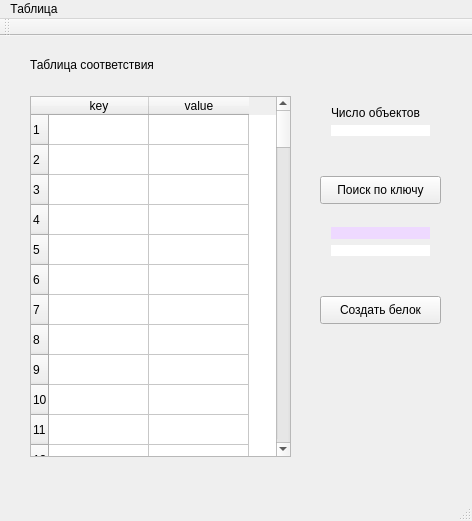
<?xml version="1.0" encoding="UTF-8"?>
<ui version="4.0">
 <class>MainWindow</class>
 <widget class="QMainWindow" name="MainWindow">
  <property name="geometry">
   <rect>
    <x>0</x>
    <y>0</y>
    <width>472</width>
    <height>521</height>
   </rect>
  </property>
  <property name="windowTitle">
   <string>MainWindow</string>
  </property>
  <widget class="QWidget" name="centralWidget">
   <widget class="QTableWidget" name="tableWidget">
    <property name="geometry">
     <rect>
      <x>30</x>
      <y>60</y>
      <width>261</width>
      <height>361</height>
     </rect>
    </property>
    <row>
     <property name="text">
      <string>1</string>
     </property>
    </row>
    <row>
     <property name="text">
      <string>2</string>
     </property>
    </row>
    <row>
     <property name="text">
      <string>3</string>
     </property>
    </row>
    <row>
     <property name="text">
      <string>4</string>
     </property>
    </row>
    <row>
     <property name="text">
      <string>5</string>
     </property>
    </row>
    <row>
     <property name="text">
      <string>6</string>
     </property>
    </row>
    <row>
     <property name="text">
      <string>7</string>
     </property>
    </row>
    <row>
     <property name="text">
      <string>8</string>
     </property>
    </row>
    <row>
     <property name="text">
      <string>9</string>
     </property>
    </row>
    <row>
     <property name="text">
      <string>10</string>
     </property>
    </row>
    <row>
     <property name="text">
      <string>11</string>
     </property>
    </row>
    <row>
     <property name="text">
      <string>12</string>
     </property>
    </row>
    <row>
     <property name="text">
      <string>13</string>
     </property>
    </row>
    <row>
     <property name="text">
      <string>14</string>
     </property>
    </row>
    <row>
     <property name="text">
      <string>15</string>
     </property>
    </row>
    <row>
     <property name="text">
      <string>16</string>
     </property>
    </row>
    <row>
     <property name="text">
      <string>17</string>
     </property>
    </row>
    <row>
     <property name="text">
      <string>18</string>
     </property>
    </row>
    <row>
     <property name="text">
      <string>19</string>
     </property>
    </row>
    <row>
     <property name="text">
      <string>20</string>
     </property>
    </row>
    <row>
     <property name="text">
      <string>21</string>
     </property>
    </row>
    <row>
     <property name="text">
      <string>22</string>
     </property>
    </row>
    <row>
     <property name="text">
      <string>23</string>
     </property>
    </row>
    <row>
     <property name="text">
      <string>24</string>
     </property>
    </row>
    <row>
     <property name="text">
      <string>25</string>
     </property>
    </row>
    <row>
     <property name="text">
      <string>26</string>
     </property>
    </row>
    <row>
     <property name="text">
      <string>27</string>
     </property>
    </row>
    <row>
     <property name="text">
      <string>28</string>
     </property>
    </row>
    <row>
     <property name="text">
      <string>29</string>
     </property>
    </row>
    <row>
     <property name="text">
      <string>30</string>
     </property>
    </row>
    <row>
     <property name="text">
      <string>31</string>
     </property>
    </row>
    <row>
     <property name="text">
      <string>32</string>
     </property>
    </row>
    <row>
     <property name="text">
      <string>33</string>
     </property>
    </row>
    <row>
     <property name="text">
      <string>34</string>
     </property>
    </row>
    <row>
     <property name="text">
      <string>35</string>
     </property>
    </row>
    <row>
     <property name="text">
      <string>36</string>
     </property>
    </row>
    <row>
     <property name="text">
      <string>37</string>
     </property>
    </row>
    <row>
     <property name="text">
      <string>38</string>
     </property>
    </row>
    <row>
     <property name="text">
      <string>39</string>
     </property>
    </row>
    <row>
     <property name="text">
      <string>40</string>
     </property>
    </row>
    <row>
     <property name="text">
      <string>41</string>
     </property>
    </row>
    <row>
     <property name="text">
      <string>42</string>
     </property>
    </row>
    <row>
     <property name="text">
      <string>43</string>
     </property>
    </row>
    <row>
     <property name="text">
      <string>44</string>
     </property>
    </row>
    <row>
     <property name="text">
      <string>45</string>
     </property>
    </row>
    <row>
     <property name="text">
      <string>46</string>
     </property>
    </row>
    <row>
     <property name="text">
      <string>47</string>
     </property>
    </row>
    <row>
     <property name="text">
      <string>48</string>
     </property>
    </row>
    <row>
     <property name="text">
      <string>49</string>
     </property>
    </row>
    <row>
     <property name="text">
      <string>50</string>
     </property>
    </row>
    <row>
     <property name="text">
      <string>51</string>
     </property>
    </row>
    <row>
     <property name="text">
      <string>52</string>
     </property>
    </row>
    <row>
     <property name="text">
      <string>53</string>
     </property>
    </row>
    <row>
     <property name="text">
      <string>54</string>
     </property>
    </row>
    <row>
     <property name="text">
      <string>55</string>
     </property>
    </row>
    <row>
     <property name="text">
      <string>56</string>
     </property>
    </row>
    <row>
     <property name="text">
      <string>57</string>
     </property>
    </row>
    <row>
     <property name="text">
      <string>58</string>
     </property>
    </row>
    <row>
     <property name="text">
      <string>59</string>
     </property>
    </row>
    <row>
     <property name="text">
      <string>60</string>
     </property>
    </row>
    <row>
     <property name="text">
      <string>61</string>
     </property>
    </row>
    <row>
     <property name="text">
      <string>62</string>
     </property>
    </row>
    <row>
     <property name="text">
      <string>63</string>
     </property>
    </row>
    <row>
     <property name="text">
      <string>64</string>
     </property>
    </row>
    <row>
     <property name="text">
      <string>65</string>
     </property>
    </row>
    <row>
     <property name="text">
      <string>66</string>
     </property>
    </row>
    <row>
     <property name="text">
      <string>67</string>
     </property>
    </row>
    <row>
     <property name="text">
      <string>68</string>
     </property>
    </row>
    <row>
     <property name="text">
      <string>69</string>
     </property>
    </row>
    <row>
     <property name="text">
      <string>70</string>
     </property>
    </row>
    <row>
     <property name="text">
      <string>71</string>
     </property>
    </row>
    <row>
     <property name="text">
      <string>72</string>
     </property>
    </row>
    <row>
     <property name="text">
      <string>73</string>
     </property>
    </row>
    <row>
     <property name="text">
      <string>74</string>
     </property>
    </row>
    <row>
     <property name="text">
      <string>75</string>
     </property>
    </row>
    <row>
     <property name="text">
      <string>76</string>
     </property>
    </row>
    <row>
     <property name="text">
      <string>77</string>
     </property>
    </row>
    <row>
     <property name="text">
      <string>78</string>
     </property>
    </row>
    <row>
     <property name="text">
      <string>79</string>
     </property>
    </row>
    <row>
     <property name="text">
      <string>80</string>
     </property>
    </row>
    <row>
     <property name="text">
      <string>81</string>
     </property>
    </row>
    <row>
     <property name="text">
      <string>82</string>
     </property>
    </row>
    <row>
     <property name="text">
      <string>83</string>
     </property>
    </row>
    <row>
     <property name="text">
      <string>84</string>
     </property>
    </row>
    <row>
     <property name="text">
      <string>85</string>
     </property>
    </row>
    <row>
     <property name="text">
      <string>86</string>
     </property>
    </row>
    <row>
     <property name="text">
      <string>87</string>
     </property>
    </row>
    <row>
     <property name="text">
      <string>88</string>
     </property>
    </row>
    <row>
     <property name="text">
      <string>89</string>
     </property>
    </row>
    <row>
     <property name="text">
      <string>90</string>
     </property>
    </row>
    <row>
     <property name="text">
      <string>91</string>
     </property>
    </row>
    <row>
     <property name="text">
      <string>92</string>
     </property>
    </row>
    <row>
     <property name="text">
      <string>93</string>
     </property>
    </row>
    <row>
     <property name="text">
      <string>94</string>
     </property>
    </row>
    <row>
     <property name="text">
      <string>95</string>
     </property>
    </row>
    <row>
     <property name="text">
      <string>96</string>
     </property>
    </row>
    <row>
     <property name="text">
      <string>97</string>
     </property>
    </row>
    <row>
     <property name="text">
      <string>98</string>
     </property>
    </row>
    <row>
     <property name="text">
      <string>99</string>
     </property>
    </row>
    <column>
     <property name="text">
      <string>key</string>
     </property>
    </column>
    <column>
     <property name="text">
      <string>value</string>
     </property>
    </column>
   </widget>
   <widget class="QPushButton" name="create_prot">
    <property name="geometry">
     <rect>
      <x>320</x>
      <y>260</y>
      <width>121</width>
      <height>28</height>
     </rect>
    </property>
    <property name="text">
     <string>Создать белок</string>
    </property>
   </widget>
   <widget class="QPushButton" name="search">
    <property name="geometry">
     <rect>
      <x>320</x>
      <y>140</y>
      <width>121</width>
      <height>28</height>
     </rect>
    </property>
    <property name="text">
     <string>Поиск по ключу</string>
    </property>
   </widget>
   <widget class="QLabel" name="label_4">
    <property name="geometry">
     <rect>
      <x>1460</x>
      <y>640</y>
      <width>53</width>
      <height>16</height>
     </rect>
    </property>
    <property name="text">
     <string>TextLabel</string>
    </property>
   </widget>
   <widget class="QWidget" name="layoutWidget">
    <property name="geometry">
     <rect>
      <x>320</x>
      <y>60</y>
      <width>121</width>
      <height>51</height>
     </rect>
    </property>
    <layout class="QVBoxLayout" name="verticalLayout">
     <item>
      <widget class="QLabel" name="label_3">
       <property name="text">
        <string>Число объектов</string>
       </property>
      </widget>
     </item>
     <item>
      <widget class="QLabel" name="number_of_objects">
       <property name="styleSheet">
        <string notr="true">background-color: rgb(255, 255, 255);</string>
       </property>
       <property name="text">
        <string/>
       </property>
      </widget>
     </item>
    </layout>
   </widget>
   <widget class="QWidget" name="layoutWidget">
    <property name="geometry">
     <rect>
      <x>320</x>
      <y>180</y>
      <width>121</width>
      <height>51</height>
     </rect>
    </property>
    <layout class="QVBoxLayout" name="verticalLayout_2">
     <item>
      <widget class="QLabel" name="key">
       <property name="styleSheet">
        <string notr="true">background-color: rgb(238, 217, 255);</string>
       </property>
       <property name="text">
        <string/>
       </property>
      </widget>
     </item>
     <item>
      <widget class="QLabel" name="acid">
       <property name="styleSheet">
        <string notr="true">background-color: rgb(255, 255, 255);</string>
       </property>
       <property name="text">
        <string/>
       </property>
      </widget>
     </item>
    </layout>
   </widget>
   <widget class="QLabel" name="label">
    <property name="geometry">
     <rect>
      <x>30</x>
      <y>20</y>
      <width>221</width>
      <height>17</height>
     </rect>
    </property>
    <property name="styleSheet">
     <string notr="true">font: 25 8pt &quot;Microsoft JhengHei Light&quot;;</string>
    </property>
    <property name="text">
     <string>Таблица соответствия</string>
    </property>
   </widget>
  </widget>
  <widget class="QMenuBar" name="menuBar">
   <property name="geometry">
    <rect>
     <x>0</x>
     <y>0</y>
     <width>472</width>
     <height>25</height>
    </rect>
   </property>
   <widget class="QMenu" name="menu">
    <property name="title">
     <string>Таблица</string>
    </property>
    <addaction name="action"/>
    <addaction name="action_2"/>
    <addaction name="action_3"/>
    <addaction name="action_4"/>
    <addaction name="action_5"/>
   </widget>
   <addaction name="menu"/>
  </widget>
  <widget class="QToolBar" name="mainToolBar">
   <attribute name="toolBarArea">
    <enum>TopToolBarArea</enum>
   </attribute>
   <attribute name="toolBarBreak">
    <bool>false</bool>
   </attribute>
  </widget>
  <widget class="QStatusBar" name="statusBar"/>
  <action name="action">
   <property name="text">
    <string>Добавить элемент</string>
   </property>
  </action>
  <action name="action_2">
   <property name="text">
    <string>Загрузить из файла</string>
   </property>
  </action>
  <action name="action_3">
   <property name="text">
    <string>Сохранить в файл</string>
   </property>
  </action>
  <action name="action_4">
   <property name="text">
    <string>Удалить элемент</string>
   </property>
  </action>
  <action name="action_5">
   <property name="text">
    <string>Удалить все элементы</string>
   </property>
  </action>
 </widget>
 <layoutdefault spacing="6" margin="11"/>
 <resources/>
 <connections/>
</ui>
